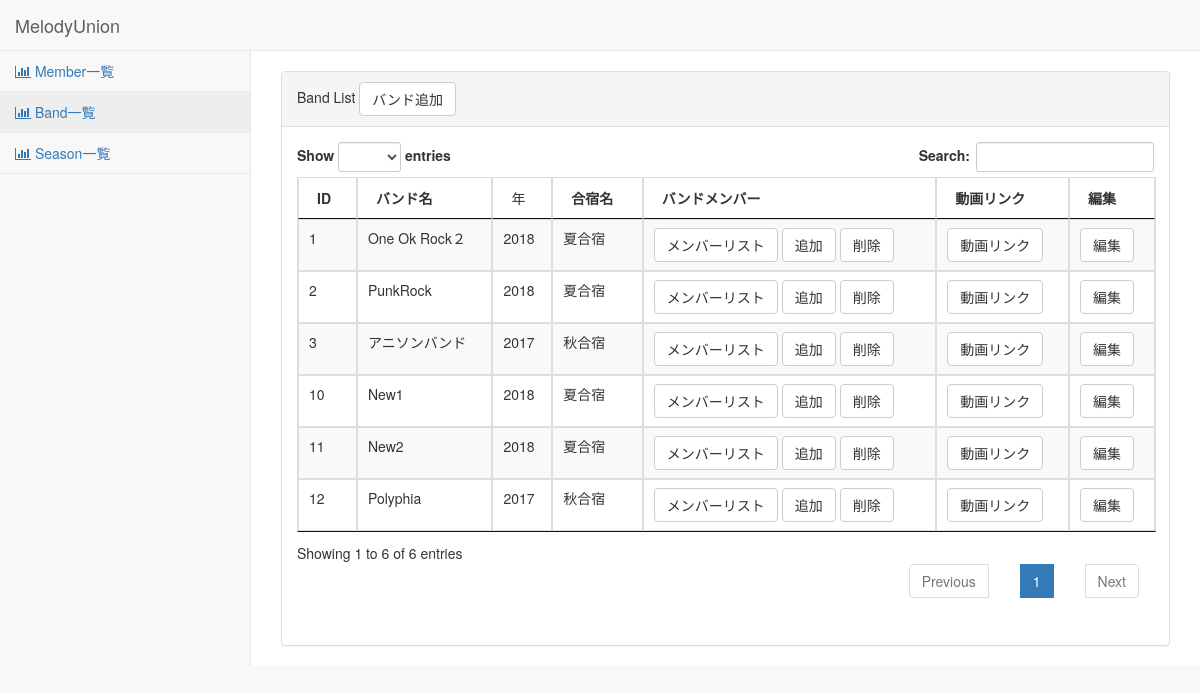
Screenshot of /band_list/ with the database file from the repository.
### bandlistmaker/models.py (models this page shows, shortened)
class Bands(models.Model):
	seasons = models.ForeignKey(Seasons, on_delete=models.PROTECT,null=True,blank=True)
	members = models.ManyToManyField(Members,null=True,blank=True)
	name = models.CharField(max_length=50)
	video_url = models.URLField(max_length=200,blank=True)

class Seasons(models.Model):
	name = models.CharField(max_length=50)
	year = models.CharField(max_length=4)
	def __str__(self):
		return self.name

### bandlistmaker/views.py (the view)
# urls.py: path('band_list/', bandlistmaker_view.BandListView.as_view(),name="band_list"),
class BandListView(TemplateView):
	template_name = "band_list.html"
	def get(self, request, *args, **kwargs):
		context = super(BandListView, self).get_context_data(**kwargs)
		bands = Bands.objects.all()
		context['bands'] = bands
		return render(self.request, self.template_name, context)

### bandlistmaker/templates/band_list.html (shortened to what this page needs)
{% extends "base.html" %}
{% load staticfiles %}
      {% block body %}
      <div id="wrapper">
        <div id="page-wrapper">
          <div class="row">
            <div class="col-lg-6 full-width margin-top-20percent" >
              <div class="panel panel-default full-width">
                <div class="panel-heading">
					Band List
					<a class="btn btn-default" href="{% url 'bands_models'%}" role="button">バンド追加</a>
                </div>
                <div class="panel-body full-width full-height">
                  <table id="band-list-table" class="table table-striped table-bordered table-hover dataTable no-footer dtr-inline full-width">
                    <thead>
                      <tr>
                        <th>ID</th>
                        <th>バンド名</th>
						<td>年</td>
						<th>合宿名</th>
						<th>バンドメンバー</th>
						<th>動画リンク</th>
						<th>編集</th>
                      </tr>
                    </thead>
                    <tbody>
                    {% for band in bands %}
                      <tr>
                        <td>{{band.id}}</td>
                        <td>{{band.name}}</td>
						<td>{{band.seasons.year}}</td>
						<td>{{band.seasons}}</td>
						<td>
							<a class="btn btn-default" href="{% url 'band_member' band.pk %}">メンバーリスト</a>
							<a class="btn btn-default" href="{% url 'add_band_member' band.pk%}" role="button">追加</a>
							<a class="btn btn-default" href="{% url 'delete_band_member' band.pk%}" role="button">削除</a>
							</td>
						<td><a class="btn btn-default" href="{{video_band.url}}">動画リンク</a></td>
						<td><a class="btn btn-default" href="{% url 'edit_band' band.pk %}">編集</a></td>
                      </tr>
                    {% endfor %}
                    </tbody>
                  </table>
                </div>
              </div>
            </div>
          </div>
        </div>
      </div>
      {% endblock %}

### bandlistmaker/templates/base.html (shortened to what this page needs)
<!DOCTYPE html>
<html lang="en">
  <head>
    {% load staticfiles %}
    <link href="{% static 'bootstrap/vendor/bootstrap/css/bootstrap.min.css' %}" rel="stylesheet">
    <link href="{% static 'bootstrap/vendor/metisMenu/metisMenu.min.css' %}" rel="stylesheet">
    <link href="{% static 'bootstrap/dist/css/sb-admin-2.css' %}" rel="stylesheet">
    <link href="{% static 'bootstrap/vendor/datatables/css/jquery.dataTables.min.css' %}" rel="stylesheet">
    <link href="{% static 'bootstrap/vendor/font-awesome/css/font-awesome.min.css' %}" rel="stylesheet" type="text/css">
    <link href="{% static 'manager/css/structure.css' %}" rel="stylesheet" type="text/css">
  </head>
  <body>
    <div id="wrapper">
      <nav class="navbar navbar-default navbar-static-top manager-nav no-margin" role="navigation">
        <div class="navbar-header">
          <a class="navbar-brand">MelodyUnion</a>
        </div>
        <div class="navbar-default sidebar" role="navigation">
          <div class="sidebar-nav navbar-collapse">
            <ul class="nav" id="side-menu">
              <li><a href="/member_list/"><i class="fa fa-bar-chart" aria-hidden="true"></i>  Member一覧</a></li>
              <li><a href="/band_list/"><i class="fa fa-bar-chart" aria-hidden="true"></i>  Band一覧</a></li>
			  <li><a href="/season_list/"><i class="fa fa-bar-chart" aria-hidden="true"></i>  Season一覧</a></li>
            </ul>
          </div>
        </div>
      </nav>
      {% block body %}
      {% endblock %}
    </div>
  </body>
</html>

### static/manager/css/structure.css (style rules this page uses)
.full-height { height: 100%; }
.full-width { width: 100%; }
.margin-top-20percent { margin-top: 20px; }
.no-margin { margin: 0 !important; }

### rows the page displays
Bands: id "1", name "One Ok Rock２", seasons.year "2018", seasons "夏合宿"
Bands: id "2", name "PunkRock", seasons.year "2018", seasons "夏合宿"
Bands: id "3", name "アニソンバンド", seasons.year "2017", seasons "秋合宿"
Bands: id "10", name "New1", seasons.year "2018", seasons "夏合宿"
Bands: id "11", name "New2", seasons.year "2018", seasons "夏合宿"
Bands: id "12", name "Polyphia", seasons.year "2017", seasons "秋合宿"
